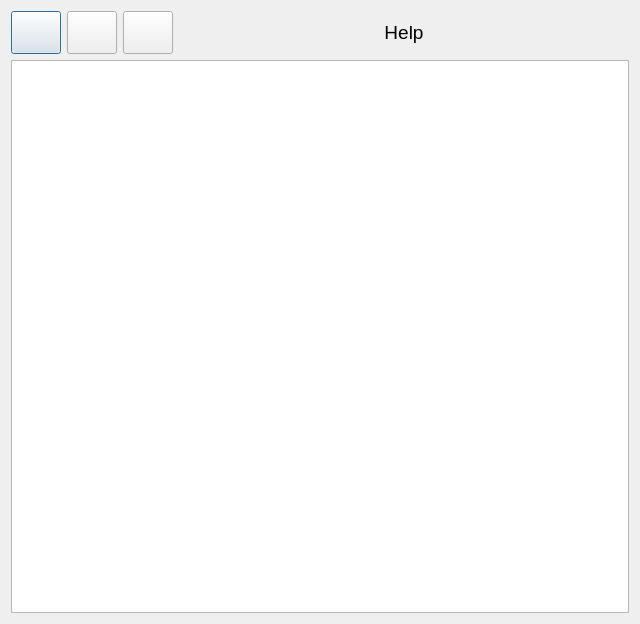
<?xml version="1.0" encoding="UTF-8"?>
<ui version="4.0">
 <class>Dialog</class>
 <widget class="QDialog" name="Dialog">
  <property name="geometry">
   <rect>
    <x>0</x>
    <y>0</y>
    <width>640</width>
    <height>624</height>
   </rect>
  </property>
  <property name="windowTitle">
   <string>Dialog</string>
  </property>
  <layout class="QVBoxLayout" name="verticalLayout" stretch="1,13">
   <item>
    <layout class="QHBoxLayout" name="horizontalLayout" stretch="0,0,0,0">
     <property name="spacing">
      <number>6</number>
     </property>
     <property name="sizeConstraint">
      <enum>QLayout::SetMinimumSize</enum>
     </property>
     <property name="bottomMargin">
      <number>0</number>
     </property>
     <item>
      <widget class="QPushButton" name="backward">
       <property name="sizePolicy">
        <sizepolicy hsizetype="Minimum" vsizetype="Minimum">
         <horstretch>1</horstretch>
         <verstretch>5</verstretch>
        </sizepolicy>
       </property>
       <property name="text">
        <string/>
       </property>
       <property name="shortcut">
        <string>Backspace</string>
       </property>
      </widget>
     </item>
     <item>
      <widget class="QPushButton" name="home">
       <property name="sizePolicy">
        <sizepolicy hsizetype="Minimum" vsizetype="Minimum">
         <horstretch>1</horstretch>
         <verstretch>5</verstretch>
        </sizepolicy>
       </property>
       <property name="text">
        <string/>
       </property>
       <property name="shortcut">
        <string>Home</string>
       </property>
      </widget>
     </item>
     <item>
      <widget class="QPushButton" name="forward">
       <property name="sizePolicy">
        <sizepolicy hsizetype="Minimum" vsizetype="Minimum">
         <horstretch>1</horstretch>
         <verstretch>5</verstretch>
        </sizepolicy>
       </property>
       <property name="text">
        <string/>
       </property>
      </widget>
     </item>
     <item>
      <widget class="QLabel" name="label">
       <property name="sizePolicy">
        <sizepolicy hsizetype="Preferred" vsizetype="Preferred">
         <horstretch>9</horstretch>
         <verstretch>5</verstretch>
        </sizepolicy>
       </property>
       <property name="font">
        <font>
         <pointsize>14</pointsize>
         <strikeout>false</strikeout>
         <kerning>true</kerning>
        </font>
       </property>
       <property name="text">
        <string>Help</string>
       </property>
       <property name="scaledContents">
        <bool>true</bool>
       </property>
       <property name="alignment">
        <set>Qt::AlignCenter</set>
       </property>
       <property name="wordWrap">
        <bool>false</bool>
       </property>
      </widget>
     </item>
    </layout>
   </item>
   <item>
    <widget class="QTextBrowser" name="browser">
     <property name="sizePolicy">
      <sizepolicy hsizetype="Expanding" vsizetype="Preferred">
       <horstretch>0</horstretch>
       <verstretch>1</verstretch>
      </sizepolicy>
     </property>
    </widget>
   </item>
  </layout>
 </widget>
 <resources/>
 <connections/>
</ui>
